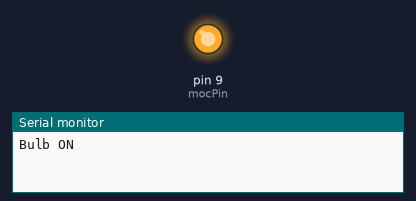
Bench run of a sketch on a simulated Arduino Uno, built with avr-gcc and run on an emulated ATmega328P. Parts: output pins drawn as LEDs (lit = HIGH), the last lines printed to the serial monitor.

Above: at 2.5 s.
At 7.5 s:
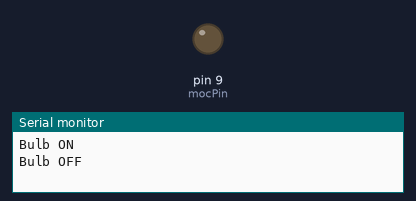
Timing chart, 0 to 13.0 s (numbered marks = the images above):
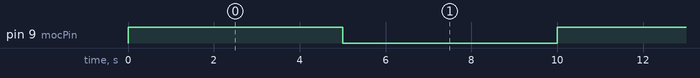

Measured:
- by itself, pin 9 (mocPin): alternates HIGH for 5.0 s and LOW for 5.0 s

The sketch:

2_ir_bulb_test.ino.ino
```cpp
const int mocPin = 9;

void setup() {
  pinMode(mocPin, OUTPUT);
  digitalWrite(mocPin, LOW);
  Serial.begin(9600);
}

void loop() {
  Serial.println("Bulb ON");
  digitalWrite(mocPin, HIGH);  // Fire TRIAC
  delay(5000);

  Serial.println("Bulb OFF");
  digitalWrite(mocPin, LOW);   // Stop firing
  delay(5000);
}
```
